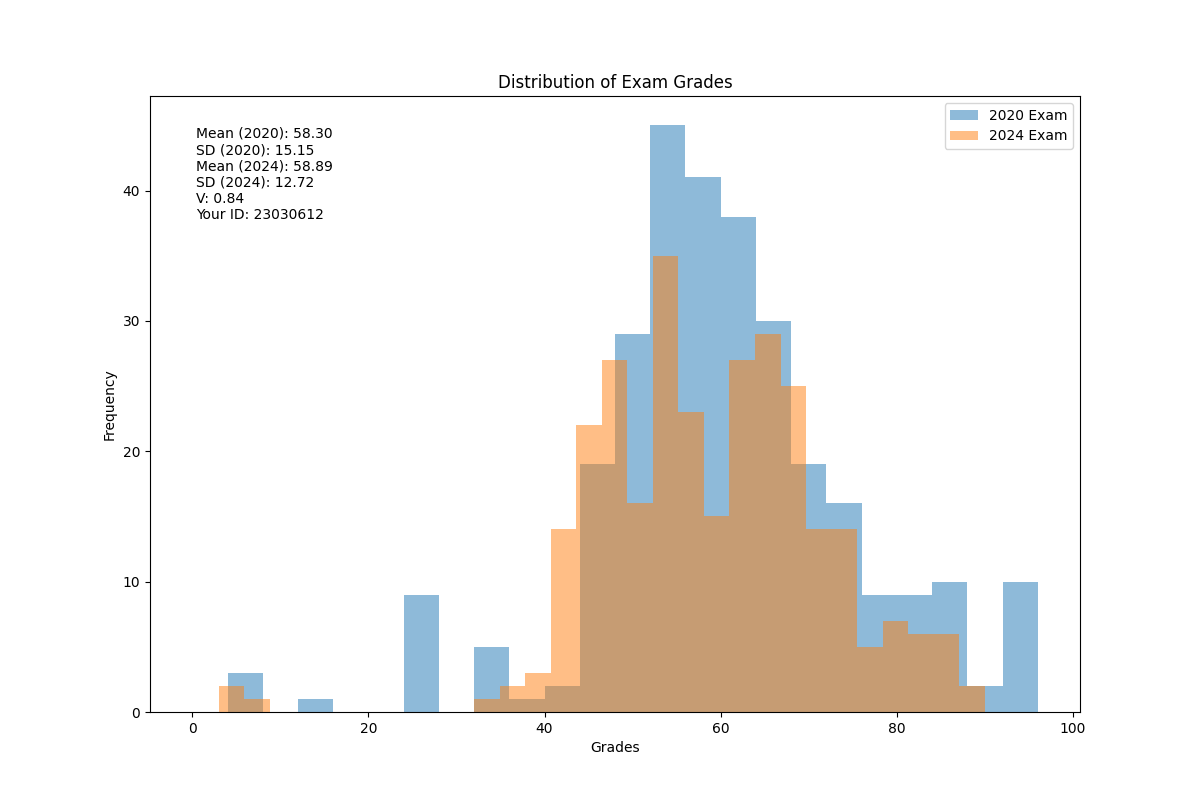

Here is the Python script that generated this plot:
import pandas as pd
import numpy as np
import matplotlib.pyplot as plt


data_2020 = pd.read_csv("2020input2.csv", header=None, names=["Data"])
data_2024 = pd.read_csv("2024input2.csv", header=None, names=["Grades"])



left_edge_values = []
right_edge_values = []
frequency_values = []

for index, row in data_2020.iterrows():
    values = row['Data'].split()
    
    left_edge_values.append(values[0])
    right_edge_values.append(values[1])
    frequency_values.append(values[2])

data_2020_extracted = pd.DataFrame({
    "Left Edge": left_edge_values,
    "Right Edge": right_edge_values,
    "Frequency": frequency_values
})

data_2020=data_2020_extracted
data_2020["Left Edge"] = pd.to_numeric(data_2020["Left Edge"])
data_2020["Right Edge"] = pd.to_numeric(data_2020["Right Edge"])
data_2020["Frequency"] = pd.to_numeric(data_2020["Frequency"])

data_2020["Left Edge"] = pd.to_numeric(data_2020["Left Edge"])

plt.figure(figsize=(12, 8))
plt.hist(data_2020["Right Edge"], bins=data_2020["Left Edge"], weights=data_2020["Frequency"], alpha=0.5, label="2020 Exam")
plt.hist(data_2024["Grades"], bins=30, alpha=0.5, label="2024 Exam")

mean_2020 = np.average(data_2020["Right Edge"], weights=data_2020["Frequency"])
std_dev_2020 = np.sqrt(np.average((data_2020["Right Edge"] - mean_2020)**2, weights=data_2020["Frequency"]))
mean_2024 = np.mean(data_2024["Grades"])
std_dev_2024 = np.std(data_2024["Grades"])


V = std_dev_2024 / std_dev_2020


plt.xlabel("Grades")
plt.ylabel("Frequency")
plt.title("Distribution of Exam Grades")
plt.legend()

plt.text(0.05, 0.95, f"Mean (2020): {mean_2020:.2f}\nSD (2020): {std_dev_2020:.2f}\nMean (2024): {mean_2024:.2f}\nSD (2024): {std_dev_2024:.2f}\nV: {V:.2f}\nYour ID: 23030612", ha='left', va='top', transform=plt.gca().transAxes)

plt.savefig("23030612.png")

plt.show()
